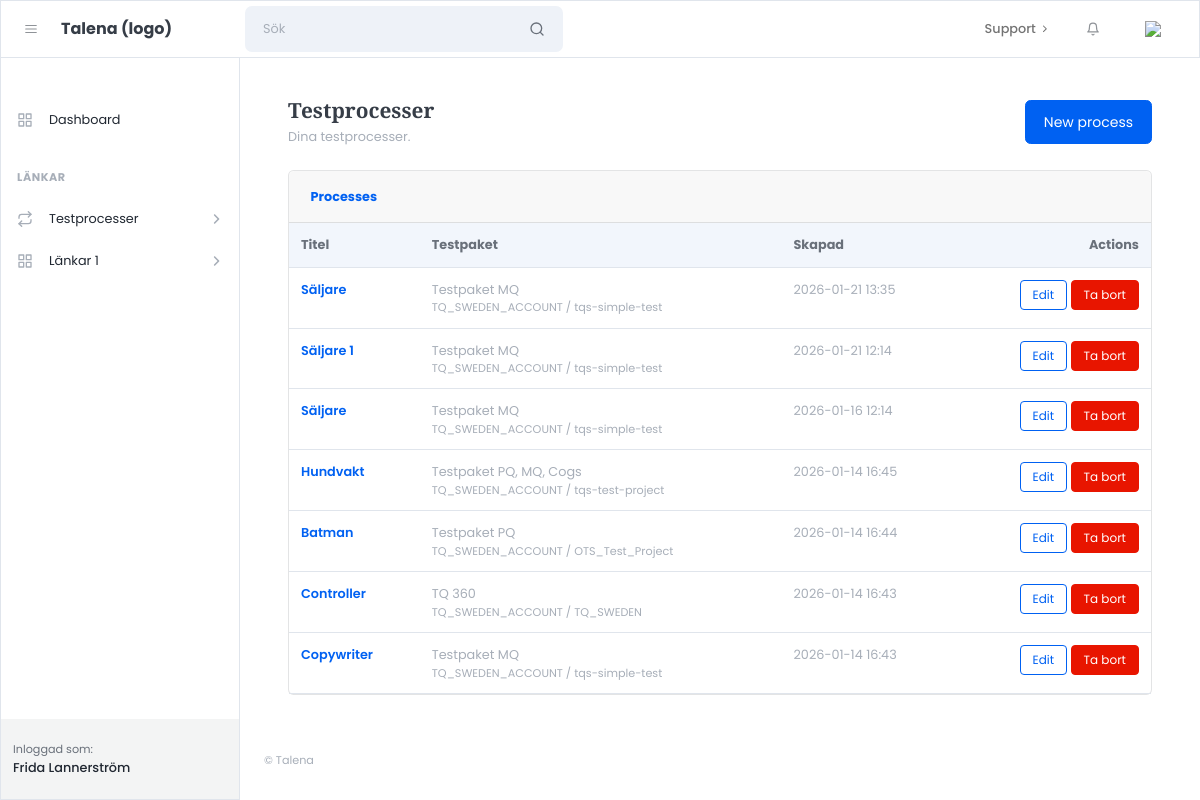
The page /processes/ (signed in) on the database its author committed.
### apps/accounts/models.py (models this page shows)
class User(AbstractUser):
    class Role(models.TextChoices):
        ADMIN = "admin", "Admin"
        CUSTOMER = "customer", "Customer"
    role = models.CharField(
        max_length=20,
        choices=Role.choices,
        default=Role.CUSTOMER,
    )

### apps/processes/models.py (models this page shows, shortened)
class TestProcess(models.Model):
    name = models.CharField(max_length=255)
    provider = models.CharField(max_length=50, default="sova")
    account_code = models.CharField(max_length=255)
    project_code = models.CharField(max_length=255)
    project_name_snapshot = models.CharField(max_length=255, blank=True, default="")
    job_title = models.CharField(max_length=255, blank=True, default="")
    job_location = models.CharField(max_length=255, blank=True, default="")
    notes = models.TextField(blank=True, default="")
    self_registration_token = models.UUIDField(
        default=uuid.uuid4,
        unique=True,
        editable=False,
        db_index=True,
    )
    created_by = models.ForeignKey(
        settings.AUTH_USER_MODEL,
        on_delete=models.CASCADE,
        related_name="test_processes",
    )
    created_at = models.DateTimeField(auto_now_add=True)
    class Meta:
        ordering = ["-created_at"]

### apps/processes/views.py (the view)
# urls.py: path("", views.process_list, name="process_list"),
@login_required
def process_list(request):
    processes = TestProcess.objects.filter(created_by=request.user)
    return render(request, "customer/processes/process_list.html", {"processes": processes})

### templates/customer/processes/process_list.html (shortened to what this page needs)
{% extends "customer/core/layouts/customer_base.html" %}
{% block content %}
<div class="container-fluid px-4">
  <div class="d-flex align-items-center justify-content-between mb-4">
    <div>
      <h1 class="h3 mb-1">Testprocesser</h1>
      <div class="text-muted">Dina testprocesser.</div>
    </div>
    <a class="btn btn-primary" href="{% url 'processes:process_create' %}">New process</a>
  </div>
  <div class="card">
    <div class="card-header"><strong>Processes</strong></div>
    <div class="card-body p-0">
      <div class="table-responsive">
        <table class="table mb-0">
          <thead class="bg-light">
            <tr>
              <th>Titel</th>
              <th>Testpaket</th>
              <th>Skapad</th>
              <th class="text-end">Actions</th>
            </tr>
          </thead>
          <tbody>
            {% for p in processes %}
              <tr>
                <td class="fw-semibold">
  <a href="{% url 'processes:process_detail' p.id %}">{{ p.name }}</a>
</td>
                <td class="text-muted">
                  {{ p.project_name_snapshot }}
                  <div class="small text-muted">{{ p.account_code }} / {{ p.project_code }}</div>
                </td>
                <td class="text-muted">{{ p.created_at|date:"Y-m-d H:i" }}</td>
                <td class="text-end">
                  <a class="btn btn-sm btn-outline-primary"
                    href="{% url 'processes:process_update' p.id %}">
                    Edit
                  </a>
                  <form method="post"
      action="{% url 'processes:process_delete' p.id %}"
      style="display:inline;"
      onsubmit="return confirm('Är du säker på att du vill ta bort denna process?');">
  <button type="submit" class="btn btn-sm btn-danger">
    Ta bort
  </button>
</form>
                </td>
              </tr>
            {% empty %}
              <tr>
                <td colspan="4" class="p-4 text-muted">No processes yet. Click “New process”.</td>
              </tr>
            {% endfor %}
          </tbody>
        </table>
      </div>
    </div>
  </div>
</div>
{% endblock %}

### templates/customer/core/partials/customer_sidebar.html (shortened to what this page needs)
<div id="layoutSidenav_nav">
                <nav class="sidenav sidenav-light border">
                    <div class="sidenav-menu">
                        <div class="nav accordion" id="accordionSidenav">
                            <div class="sidenav-menu-heading"></div>
                            <a class="nav-link" href="{% url 'customer_dashboard' %}">
                                <div class="nav-link-icon"><i data-feather="grid"></i></div>
                                Dashboard
                            </a>
                            <div class="sidenav-menu-heading">Länkar</div>
                            <a class="nav-link collapsed" href="javascript:void(0);" data-bs-toggle="collapse" data-bs-target="#collapseFlows" aria-expanded="false" aria-controls="collapseFlows">
                                <div class="nav-link-icon"><i data-feather="repeat"></i></div>
                                Testprocesser
                                <div class="sidenav-collapse-arrow"><i class="fas fa-angle-down"></i></div>
                            </a>
                            <a class="nav-link collapsed" href="javascript:void(0);" data-bs-toggle="collapse" data-bs-target="#collapsePages" aria-expanded="false" aria-controls="collapsePages">
                                <div class="nav-link-icon"><i data-feather="grid"></i></div>
                                Länkar 1
                                <div class="sidenav-collapse-arrow"><i class="fas fa-angle-down"></i></div>
                            </a>
                    </div>
                    </div>
                    <div class="sidenav-footer">
                        <div class="sidenav-footer-content">
                            <div class="sidenav-footer-subtitle">Inloggad som:</div>
                            <div class="sidenav-footer-title">{{ request.user.get_full_name }}</div>
                        </div>
                    </div>
                </nav>
            </div>

### rows shown on the page
User: user.get_full_name "Frida Lannerström"
TestProcess: name "Säljare", project_name_snapshot "Testpaket MQ", account_code "TQ_SWEDEN_ACCOUNT", project_code "tqs-simple-test", created_at "2026-01-21 13:35"
TestProcess: name "Säljare 1", project_name_snapshot "Testpaket MQ", account_code "TQ_SWEDEN_ACCOUNT", project_code "tqs-simple-test", created_at "2026-01-21 12:14"
TestProcess: name "Säljare", project_name_snapshot "Testpaket MQ", account_code "TQ_SWEDEN_ACCOUNT", project_code "tqs-simple-test", created_at "2026-01-16 12:14"
TestProcess: name "Hundvakt", project_name_snapshot "Testpaket PQ, MQ, Cogs", account_code "TQ_SWEDEN_ACCOUNT", project_code "tqs-test-project", created_at "2026-01-14 16:45"
TestProcess: name "Batman", project_name_snapshot "Testpaket PQ", account_code "TQ_SWEDEN_ACCOUNT", project_code "OTS_Test_Project", created_at "2026-01-14 16:44"
TestProcess: name "Controller", project_name_snapshot "TQ 360", account_code "TQ_SWEDEN_ACCOUNT", project_code "TQ_SWEDEN", created_at "2026-01-14 16:43"
TestProcess: name "Copywriter", project_name_snapshot "Testpaket MQ", account_code "TQ_SWEDEN_ACCOUNT", project_code "tqs-simple-test", created_at "2026-01-14 16:43"
